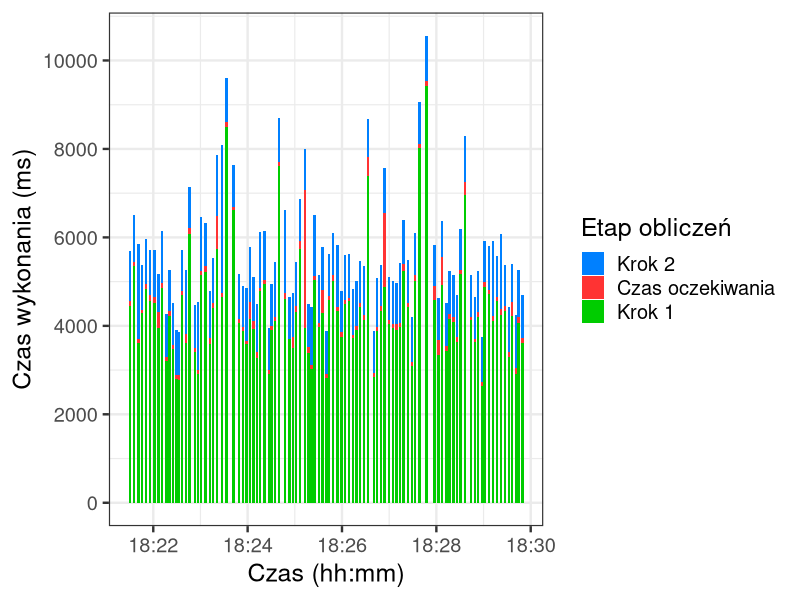

This figure's R source:
library("ggplot2")
library("scales")

png(filename="aws-data-intensive-50mb-barplot.png", width=800, height=600)

dat = read.csv("barplot.csv")
dat$time = as.POSIXct(dat$time, format = "%Y-%m-%dT%H:%M:%OSZ")
dat$name= factor(dat$name,levels=c("Krok 2", "Czas oczekiwania", "Krok 1"))

ggplot(dat, aes(time, duration)) +
geom_bar(stat="identity", aes(fill=name)) +
theme(plot.margin = unit(c(1,1,1,1), "cm")) + theme_bw(base_size=18) +
scale_y_continuous(breaks=pretty_breaks(n=5)) +
labs(x = "Czas (hh:mm)", y = "Czas wykonania (ms)") +
scale_fill_manual("Etap obliczeń", values = c("Krok 1" = "#00CC00", "Krok 2" = "#0080FF", "Czas oczekiwania" = "#FF3333"))

